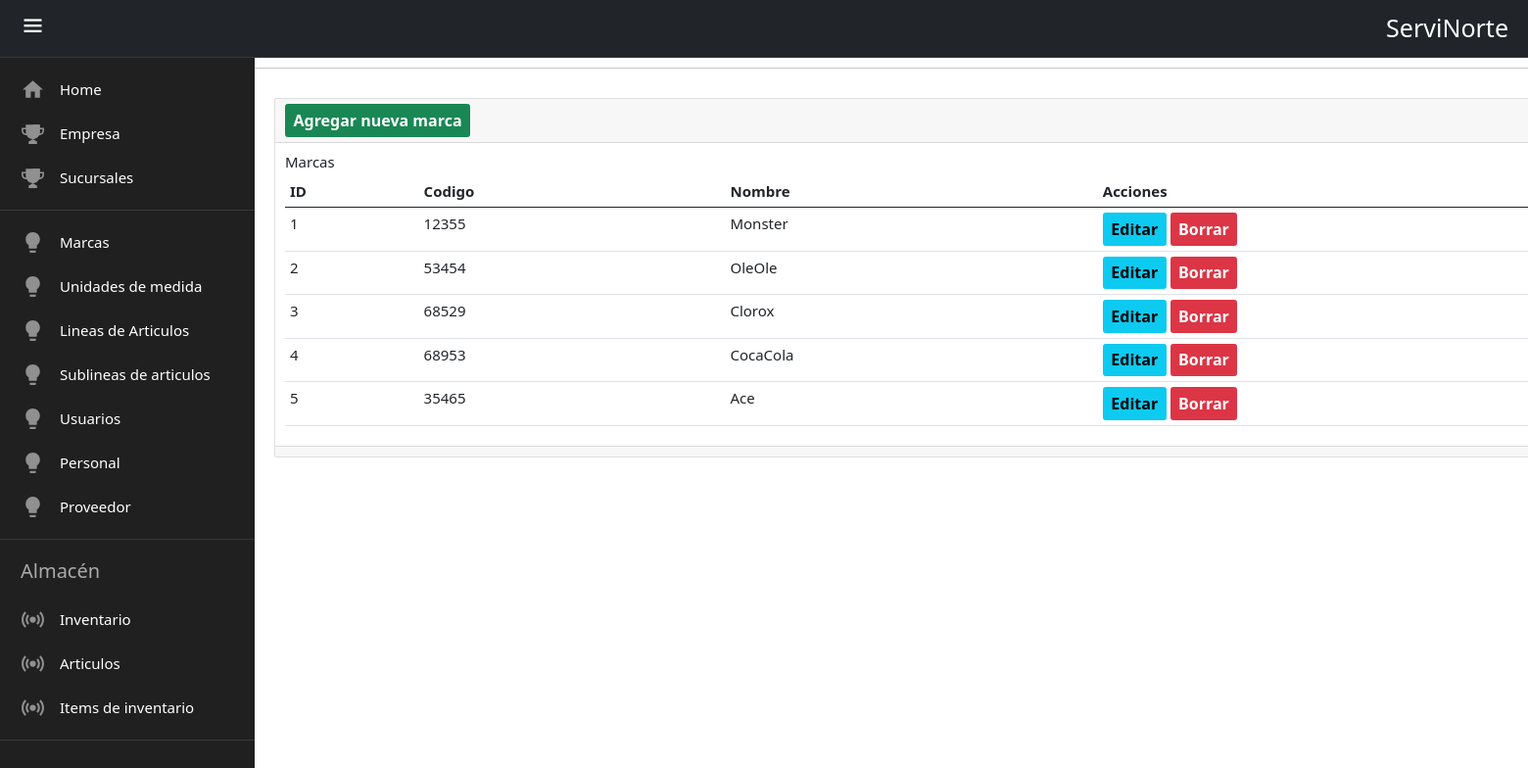
The app's page /marca/ with its own data.
### servinorte_r/models.py (models this page shows, shortened)
class marcas(models.Model):
    codigo_marca = models.CharField(max_length=14, help_text="El codigo de la marca. ")
    marca_nombre = models.CharField(max_length=150, help_text="El nombre de la marca. ")

### servinorte_r/views.py (the view)
# urls.py: path('marca/',views.marcas,name='marca'),
def marcas(request):
    marcas=M.objects.all()
    return render(request,"marca/index.html",{'marcas':marcas})

### templates/marca/index.html
{% extends 'base.html' %}{% block content %}
<hr />
<div class="contenedor">
  <div class="card">
    <div class="card-header">
      <a
        name=""
        id=""
        class="btn btn-success text-white"
        style="font-size: medium; font-weight: bold"
        href="{% url 'crear_marca' %}"
        role="button"
      >
        Agregar nueva marca
      </a>
    </div>
    <div class="card-body">
      <h4 class="card-title">Marcas</h4>
      <table class="table">
        <thead>
          <tr>
            <th>ID</th>
            <th>Codigo</th>
            <th>Nombre</th>
            <th>Acciones</th>
          </tr>
        </thead>
        <tbody>
          {% for marca in marcas %}
          <tr>
            <td>{{ marca.id }}</td>
            <td>{{ marca.codigo_marca }}</td>
            <td>{{ marca.marca_nombre }}</td>
            <td>
              <a
                name=""
                id=""
                class="btn btn-info"
                style="font-size: medium; font-weight: bold"
                href="{% url 'editar_marca' marca.id %}"
                role="button"
              >
                Editar
              </a>
              <a
                name=""
                id=""
                class="btn btn-danger"
                style="font-size: medium; font-weight: bold"
                href="{% url 'eliminar_marca' marca.id %}"
                role="button"
              >
                Borrar
              </a>
            </td>
          </tr>
          {% endfor %}
        </tbody>
      </table>
    </div>
    <div class="card-footer text-muted"></div>
  </div>
</div>
{% endblock %}

### templates/base.html (shortened to what this page needs)
<!DOCTYPE html>
{% load static %}
<html lang="es">
  <head>
    <link rel="stylesheet" href="{% static 'css/style.css' %}" />
    <link href="https://cdn.jsdelivr.net/npm/bootstrap@5.0.2/dist/css/bootstrap.min.css" rel="stylesheet">
    <link rel="stylesheet" href="https://cdnjs.cloudflare.com/ajax/libs/font-awesome/4.7.0/css/font-awesome.min.css">
    <link href="https://unpkg.com/boxicons@2.0.7/css/boxicons.min.css" rel="stylesheet" />
  </head>
  <body>
    <nav class="navbar navbar-white bg-dark justify-content-between">
      <span id="open-close"><i class="bx bx-menu"></i></span>
      <div  style="color:white"><a>ServiNorte</a>
    </nav>
    <aside id="aside">
      <div class="container-svg">
        <a id="link" href="/home/">
        <div>
          <svg
            viewBox="0 0 24 24"
            preserveAspectRatio="xMidYMid meet"
            fill="#909090"
            focusable="false"
            class="style-scope yt-icon"
            style="pointer-events: none; display: block; width: 25px; height: 25px"
          >
            <g class="style-scope yt-icon">
              <path d="M10 20v-6h4v6h5v-8h3L12 3 2 12h3v8" class="style-scope yt-icon"></path>
            </g>
          </svg>
          <span>Home</span>
        </div>
      </a>
      <a id="link" href="/empresa/">
        <div>
          <span>Empresa</span>
        </div>
        </a>
        <a id="link" href="/sucursal/">
        <div>
          <span>Sucursales</span>
        </div>
      </div>
      <div class="container-svg">
      <a id="link" href="/marca/">
        <div>
          <span>Marcas</span>
        </div>
      </a>
      <a id="link" href="/unidad/">
        <div>
          <span>Unidades de medida</span>
        </div>
      </a>
      <a id="link" href="/linea/">
        <div>
          <span>Lineas de Articulos</span>
        </div>
      </a>
      <a id="link" href="/sublinea/">
        <div>
          <span>Sublineas de articulos</span>
        </div>
      </a>
      <a id="link" href="/usuario/">
        <div>
          <span>Usuarios</span>
        </div>
      </a>
      <a id="link" href="/personal/">
        <div>
          <span>Personal</span>
        </div>
      </a>
      <a id="link" href="/proveedor/">
        <div>
          <span>Proveedor</span>
        </div>
        </div>
      <div class="container-svg">
        <h2>Almacén</h2>
      <a id="link" href="/inventario/">
        <div>
          <span>Inventario</span>
        </div>
      </a>
      <a id="link" href="/articulo/">
        <div>
          <span>Articulos</span>
        </div>
      </a>
      <a id="link" href="/item/">
        <div>
          <span>Items de inventario</span>
        </div>
        </div>
    </aside>
    {% block content %} {% endblock %}
  </body>
</html>

### servinorte_r/static/css/style.css (style rules this page uses)
:root { --fondo-color:#231e27; --items-color:#202020; --border-color:#383838; --text-color:#e7e7e7; }
* { padding: 0; box-sizing: border-box; margin: 0; }
html { font-size: 62.5%; font-family: sans-serif; }
body { width: 100%; height: 100vh; background-color: #231e27; position: relative; }
nav { display: flex; align-items:center; width: 100%; padding: 10px 20px; background-color: var(--items-color); position: fixed; border-bottom: 1px solid var(--border-color); }
nav span i { color: #fff; font-size: 2.7rem; cursor: pointer; }
aside { background-color: var(--items-color); width: 260px; position: absolute; top: 0; left: 0; bottom:0; overflow-y: hidden; margin-top: 59px; transition: 0.5s; }
.container-svg { border-bottom: 1px solid var(--border-color); padding: 10px 1px; color: var(--text-color); }
.container-svg div { display: flex; align-items: center; width: 100%; padding: 10px 20px; cursor: pointer; }
.container-svg div span { margin-left: 15px; font-size: 1.5rem; font-weight: 500; }
h2 { padding: 10px 20px; color: #aaaaaa; }
.navbar { min-height: 59px; font-size: 25px; }
.contenedor { width:1600px; margin-left:280px; margin-top: 30px; font-size: 150%; }
#link { color: white; text-decoration: none; }

### records on screen
marcas: id "1", codigo_marca "12355", marca_nombre "Monster"
marcas: id "2", codigo_marca "53454", marca_nombre "OleOle"
marcas: id "3", codigo_marca "68529", marca_nombre "Clorox"
marcas: id "4", codigo_marca "68953", marca_nombre "CocaCola"
marcas: id "5", codigo_marca "35465", marca_nombre "Ace"
